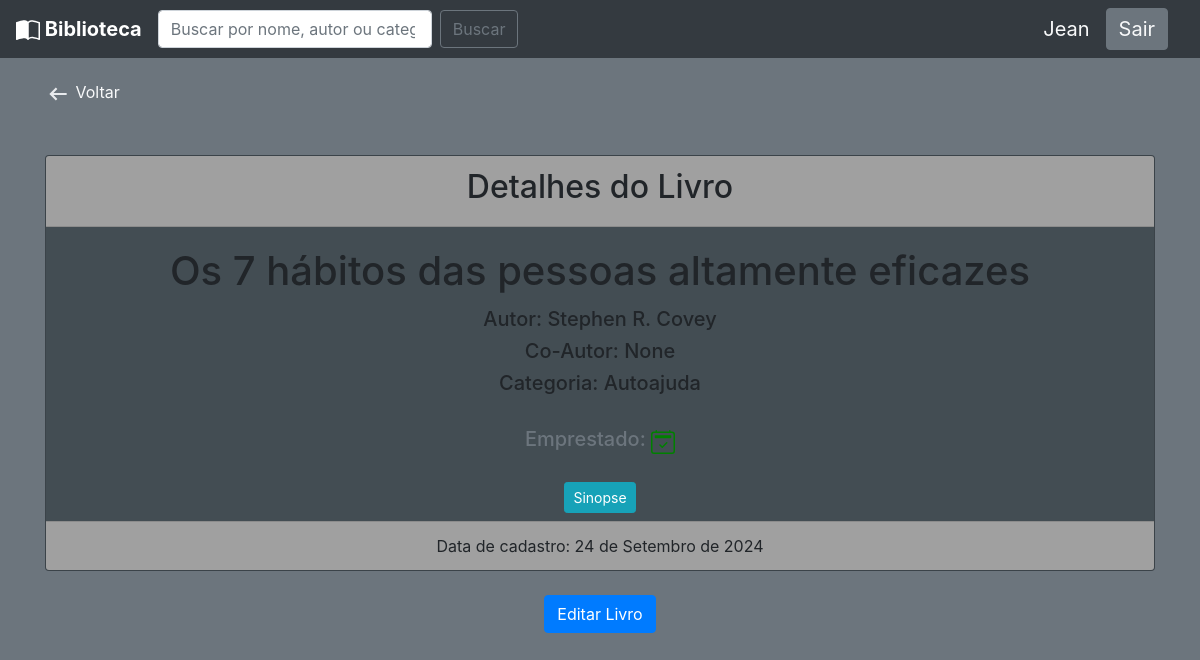
Screenshot of /livro/ver_livro/10 (signed in) with the database file from the repository.
### usuarios/models.py (models this page shows, shortened)
class Usuario(models.Model):
  nome = models.CharField(max_length = 30)
  email = models.EmailField()
  senha = models.CharField(max_length = 64)

### livro/models.py (models this page shows, shortened)
class Livros(models.Model):
    nome = models.CharField(max_length = 100)
    autor = models.CharField(max_length = 30)
    co_autor = models.CharField(max_length = 30, blank = True, null = True)
    img_capa = models.ImageField(blank = True, null = True)
    sinopse = models.TextField(blank = True, null = True)
    data_cadastro = models.DateField(default = date.today)
    emprestado = models.BooleanField(default = False)
    nome_emprestado = models.CharField(max_length = 30, blank = True, null = True)
    data_emprestado = models.DateTimeField(blank = True, null = True)
    data_devolucao = models.DateTimeField(blank = True, null = True)
    tempo_duracao = models.DateField(blank = True, null = True)
    categoria = models.ForeignKey(Categoria, on_delete=models.DO_NOTHING)
    usuario = models.ForeignKey(Usuario, on_delete=models.DO_NOTHING)
    class Meta:
        verbose_name = 'Livro'

class Categoria(models.Model):
    nome = models.CharField(max_length = 30)
    descricao = models.TextField(blank = True, null = True)
    def __str__(self) -> str:
        return self.nome

### livro/views.py (the view)
# urls.py: path('ver_livro/<int:id>', views.ver_livro, name = 'ver_livro'),
def ver_livro(request, id):
    if request.session.get('usuario'):
        livro = Livros.objects.get(id = id)
        if request.session.get('usuario') == livro.usuario.id:
            return render(request, 'ver_livro.html', {'livro': livro})
        else:
            return HttpResponse('Você não tem permissão para ver este livro')
    return redirect('/auth/login/?status=2')

### livro/context_processors.py (called while the page is built)
def usuario_autenticado(request):
    return {
        'user_authenticated': 'usuario' in request.session
    }

### livro/templates/ver_livro.html (shortened to what this page needs)
{% extends 'base.html' %}
{% block 'conteudo' %}
<br>
<br>
<br>
<div class="container">
  <div class="d-flex justify-content-start position-fixed-top mt-2 mb-5">
    <a href="{% url 'home' %}" class="text-light";">
      <svg xmlns="http://www.w3.org/2000/svg" height="26px" viewBox="0 -960 960 960" width="26px" fill="#e8eaed">
        <path d="M400-240 160-480l240-240 56 58-142 142h486v80H314l142 142-56 58Z"/>
      </svg>
      Voltar
    </a>
  </div>
  <div class="card text-center" style="background-color: #434d53;">
    <div class="card-header" style="background-color: #a0a0a0;">
      <h2>Detalhes do Livro</h2>
    </div>
    <div class="card-body text-black" style="background-color: #434d53;">
      <h1 class="card-title">{{livro.nome}}</h1>
      <h5>Autor: {{livro.autor}}</h5>
      <h5>Co-Autor: {{livro.co_autor}}</h5>
      <h5>Categoria: {{livro.categoria}}</h5>
      <br>
      <h5 class="card-subtitle mb-2 text-muted d-inline">Emprestado: </h5>
    </div>
    <div class="mb-2 mt-2" style="background-color: #434d53">
      <button type="button" class="btn btn-info btn-sm" data-toggle="modal" data-target="#ExemploModalCentralizado">
        Sinopse
      </button>
    </div>
    <div class="card-footer text-body-secondary" style="background-color: #a0a0a0;">
      Data de cadastro: {{livro.data_cadastro}}
    </div>
  </div>
  <div class="text-center mt-4">
    <a href="{% url 'editar_livro' livro.id %}" class="btn btn-primary">Editar Livro</a>
  </div>
</div>
{% endblock %}

### templates/base.html (shortened to what this page needs)
<!DOCTYPE html>
<html lang="pt-br">
  <head>
    <link rel="stylesheet" href="https://stackpath.bootstrapcdn.com/bootstrap/4.1.3/css/bootstrap.min.css">
  </head>
  <body class="color bg-secondary">
    <nav class="navbar navbar-dark bg-dark fixed-top">
      <a class="navbar-brand font-weight-bold" href="{% url 'home' %}">
        Biblioteca
      </a>
      {% if user_authenticated %}
      <form method="GET" action="{% url 'home' %}" class="form-inline my-2 my-lg-0">
        <input class="form-control mr-sm-2" type="search" placeholder="Buscar por nome, autor ou categoria" aria-label="Search" name="query">
        <button class="btn btn-outline-secondary my-2 my-sm-0" type="submit">Buscar</button>
      </form>
      <div class="ml-auto d-flex align-items-center">
        <p class="navbar-brand mb-0 text-light">{{ request.session.username }}</p>
        <a href="{% url 'sair' %}" class="navbar-brand mb-0 btn btn-secondary text-light">Sair</a>
      </div>
      {% endif %}
    </nav>
    {% block 'conteudo' %} {% endblock %}
  </body>
</html>

### rows the page displays
Usuario: session.username "Jean"
Livros: nome "Os 7 hábitos das pessoas altamente eficazes", autor "Stephen R. Covey", co_autor "None", categoria "Autoajuda", data_cadastro "24 de Setembro de 2024"
